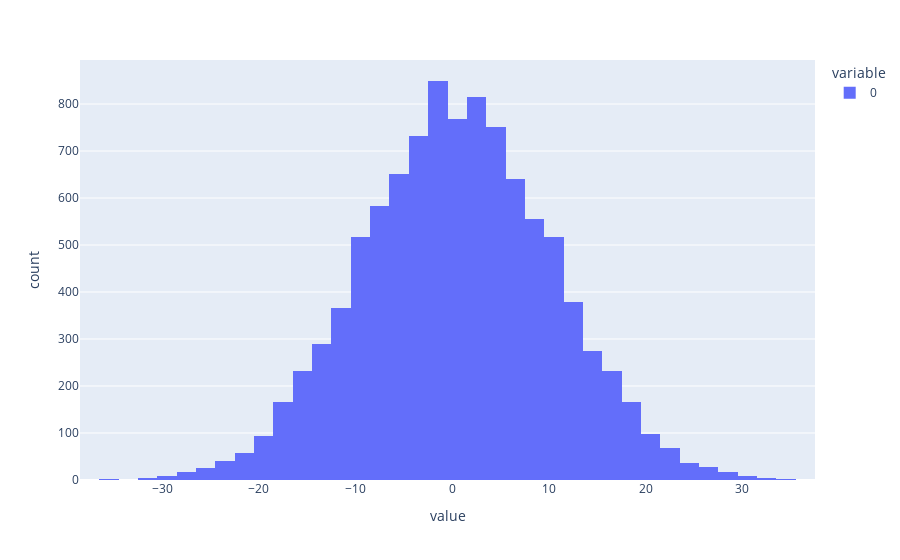

Here is the notebook cell this chart was saved with:
### Code cell
px.histogram(bebados)

### Figure 1 — Plotly figure (JSON) as saved in the notebook; plotly's stock layout.template omitted (floating-point values rounded to 4 significant figures; data arrays with more than 128 entries replaced by an {"elided": "..."} marker saying what was removed)
{"data": [{"alignmentgroup": "True", "bingroup": "x", "hovertemplate": "variable=0<br>value=%{x}<br>count=%{y}<extra></extra>", "legendgroup": "0", "marker": {"color": "#636efa", "pattern": {"shape": ""}}, "name": "0", "offsetgroup": "0", "orientation": "v", "showlegend": true, "type": "histogram", "x": {"elided": "10000 int values"}, "xaxis": "x", "yaxis": "y"}], "layout": {"barmode": "relative", "legend": {"title": {"text": "variable"}, "tracegroupgap": 0}, "margin": {"t": 60}, "xaxis": {"anchor": "y", "domain": [0, 1], "title": {"text": "value"}}, "yaxis": {"anchor": "x", "domain": [0, 1], "title": {"text": "count"}}}}
